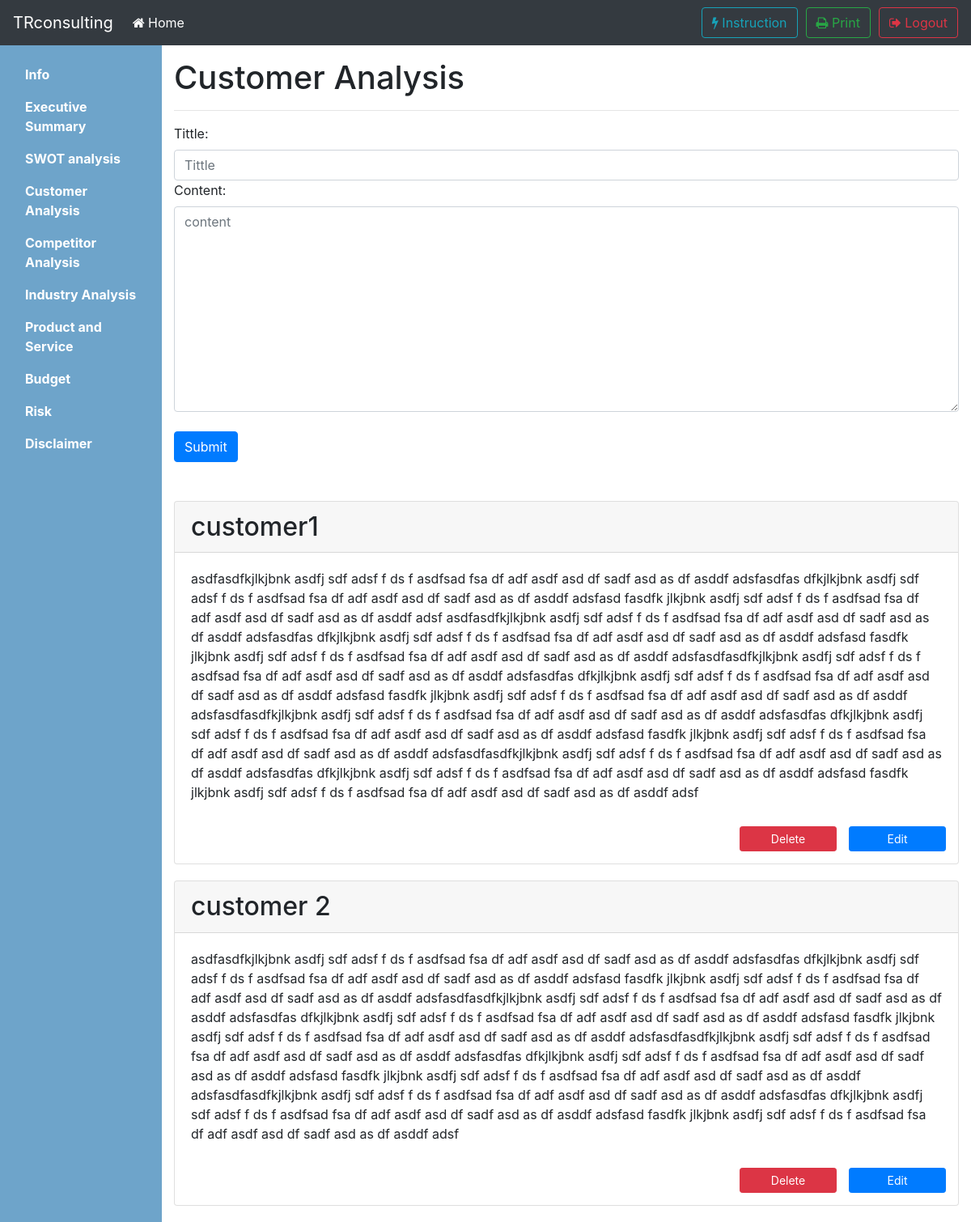
The app's page /1/customeranalysis (signed in) with its own data.
### tables this page shows
CREATE TABLE CUSTOMERANALYSIS(pid INTEGER, did INTEGER PRIMARY KEY, tt TEXT NOT NULL, pg TEXT NOT NULL, FOREIGN KEY (pid) REFERENCES user(id));

### bpb.py (the view)
@app.route('/<int:pid>/customeranalysis',methods=['GET','POST'])
def customeranalysis(pid):
	if 'logged_in' in session:
		if (session['logged_in'] == True):
			if request.method == 'GET':
				data = db_func.select_record('customeranalysis',pid)
				return render_template('customeranalysis.html', data=data)
			if request.method == 'POST':
				tt = request.form['tt']
				pg = request.form['pg']
				db_func.insert_record('customeranalysis',pid,tt,pg)
				flash('successfully insert !')
				return redirect('/%d/customeranalysis' % pid)
		else:
			return redirect(url_for('login'))
	else:
		return redirect(url_for('login'))

### db_func.py (called while the page is built)
def select_record(table,pid):
	conn = sqlite3.connect('test.db')
	c = conn.cursor()
	c.execute('''SELECT * FROM '%s' WHERE pid='%d' ''' % (table,pid))
	content = c.fetchall()
	conn.commit()
	conn.close()
	return content

### templates/customeranalysis.html (shortened to what this page needs)
{% extends "layout.html" %}
{% block main %}
			<main class="col-sm-9 ml-sm-auto col-md-10 pt-3" role="main">
				<h1>Customer Analysis</h1>
				<section class="placeholders">
					<div>
						<hr>
						<form class="form" method="post">
							<label for="pg">Tittle:</label>
							<input id="tt" name="tt" class="form-control" placeholder="Tittle" required>
							<label for="pg">Content:</label>
							<textarea rows="10" id="pg" name="pg" class="form-control" placeholder="content" required></textarea>
							<br>
							<input class="btn btn-primary" method = "post" type="submit"></input>
						</form>
					</div>
				</section>
				<br>
				<br>
				<section>
					<div class="streamOfParts">
						{% if data %}
						{% for i in data %}
						<div class="card" style="margin-bottom: 20px;">
							<h2 class="card-header">{{ i[2] }}</h2>
							<div style="white-space: pre-line" class="card-body">{{ i[3] }}</div>
							<div align="right" style="margin-bottom: 15px;">
								<input type="button" class="btn btn-primary btn-sm" data-toggle="modal" data-target="#editModal" onclick="load(this)" style="margin-right: 15px;margin-top:10px;float:right;width: 120px;" value="Edit"></input>
								<input type="button" class="btn btn-sm btn-danger" data-toggle="modal" onclick="deleteFunction(this)" style="margin-right: 15px;margin-top:10px;float:right;width: 120px;" value="Delete" data-target="#delConfirm"> </input>
							</div>
						</div>
						{% endfor %}
						{% endif %}
					</div>
				</section>
			</main>
{% endblock %}

### records on screen
CUSTOMERANALYSIS: tt "customer1", pg "asdfasdfkjlkjbnk asdfj sdf adsf f ds f asdfsad fsa df adf asdf asd df sadf asd as df asddf adsfasdfas dfkjlkjbnk asdfj sdf adsf f ds f asdfsad fsa df adf asdf asd df sadf asd as df asddf adsfasd fasdfk jlkjbnk asdfj sdf adsf f ds f asdfsad fsa df adf asdf asd df sadf asd as df asddf adsf asdfasdfkjlkjbnk asdfj sdf adsf f ds f asdfsad fsa df adf asdf asd df sadf asd as df asddf adsfasdfas dfkjlkjbnk asdfj sdf adsf f ds f asdfsad fsa df adf asdf asd df sadf asd as df asddf adsfasd fasdfk jlkjbnk asdfj sdf adsf f ds f asdfsad fsa df adf asdf asd df sadf asd as df asddf adsfasdfasdfkjlkjbnk asdfj sdf adsf f ds f asdfsad fsa df adf asdf asd df sadf asd as df asddf adsfasdfas dfkjlkjbnk asdfj sdf…"
CUSTOMERANALYSIS: tt "customer 2", pg "asdfasdfkjlkjbnk asdfj sdf adsf f ds f asdfsad fsa df adf asdf asd df sadf asd as df asddf adsfasdfas dfkjlkjbnk asdfj sdf adsf f ds f asdfsad fsa df adf asdf asd df sadf asd as df asddf adsfasd fasdfk jlkjbnk asdfj sdf adsf f ds f asdfsad fsa df adf asdf asd df sadf asd as df asddf adsfasdfasdfkjlkjbnk asdfj sdf adsf f ds f asdfsad fsa df adf asdf asd df sadf asd as df asddf adsfasdfas dfkjlkjbnk asdfj sdf adsf f ds f asdfsad fsa df adf asdf asd df sadf asd as df asddf adsfasd fasdfk jlkjbnk asdfj sdf adsf f ds f asdfsad fsa df adf asdf asd df sadf asd as df asddf adsfasdfasdfkjlkjbnk asdfj sdf adsf f ds f asdfsad fsa df adf asdf asd df sadf asd as df asddf adsfasdfas dfkjlkjbnk asdfj sdf…"
